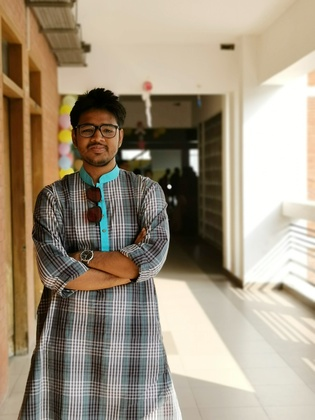
%> input picture 2/B1_160204061_Ahmad_Subaktagin_Jabir_img.jpeg, 315 x 420 px, shrunk from 2736 x 3648 before the run
$ octave B1_160204061_Ahmad_Subaktagin_Jabir.m   (GNU Octave 9; MATLAB toolbox functions it lacks are replaced by stand-ins)
%> lines starting %> are read from the running program, lines starting %| are printed output that depends on the picture
img1 = imread('B1_160204061_Ahmad_Subaktagin_Jabir_img.jpeg');
%> img1 is the input picture: size 420x315x3 uint8; mean R, G, B 162.2, 149.2, 129.3

% Grayscale Image
I = rgb2gray(img1);
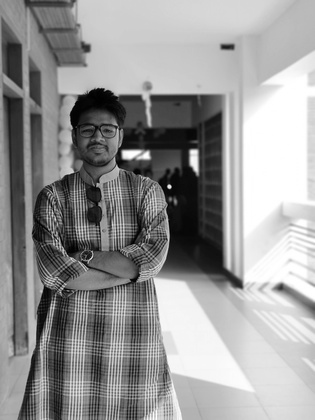
%> I: size 420x315 uint8; min 0, max 255, mean 150.8
[row, col] = size(I);
%> row = 420; col = 315
X = zeros(256, 1);
for i=1:row
    for j=1:col
        temp = I(i,j)+1;
        X(temp) = X(temp)+1;
    end
end
%> after the loop, X = 256 values, max 7927 at index 255, min 0 at index 256, mean 516.8

%Negative Image
I_neg = 255-I;
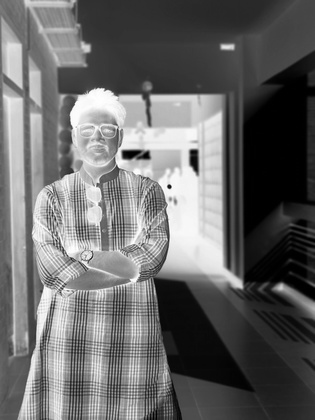
%> I_neg: size 420x315 uint8; min 0, max 255, mean 104.2
[row_neg, column_neg] = size(I_neg);
%> row_neg = 420; column_neg = 315
X_neg = zeros(1,256);
for i=1:row_neg
    for j=1:column_neg
        temp = I_neg(i, j)+1;
        X_neg(temp) = X_neg(temp)+1;
    end
end
%> after the loop, X_neg = 256 values, max 6518 at index 1, min 0 at index 256, mean 516.8

%Thresholded Image
threshold = 'Write the Threshold Value: ';
A = input(threshold);
%> the answer given: 100
I_threshold = I;
[row_threshold, column_threshold] = size(I_threshold);
%> row_threshold = 420; column_threshold = 315
for i=1:row_threshold
    for j=1:column_threshold
        if(I(i,j)>A)
            I_threshold(i, j) = I(i, j)+I(i, j)*0.5;
        else
            I_threshold(i, j) = I(i, j)-I(i, j)*0.25;
        end
    end
end
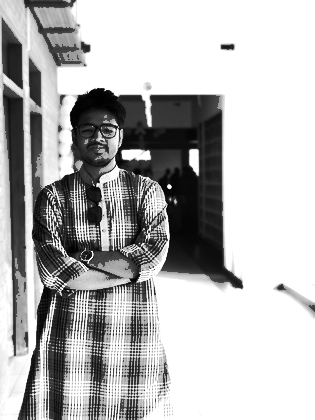
%> I_threshold: size 420x315 uint8; min 0, max 255, mean 181.9
X_thres = zeros(1, 256);
for i=1:row_threshold
    for j=1:column_threshold
        temp = I_threshold(i, j)+1;
        X_thres(temp) = X_thres(temp)+1;
    end
end
%> after the loop, X_thres = 256 values, max 65395 at index 255, min 0 at index 77, mean 516.8

% Log Transformed Image
I_log = im2double(I);
c = 1.5;
I_log = c*log(1+I_log);
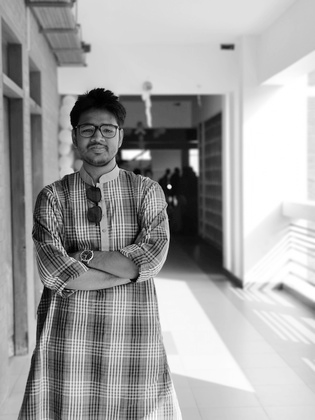
%> I_log: size 420x315 double; min 0, max 1.04, mean 0.671; drawn with min black and max white
I_log = im2uint8(I_log);
%> I_log: size 420x315 uint8
[row_log, col_log] = size(I_log);
%> row_log = 420; col_log = 315
X_log = zeros(1,256);
for i=1:row_log
    for j=1:col_log
        temp = I_log(i, j)+1;
        X_log(temp) = X_log(temp)+1;
    end
end
%> after the loop, X_log = 256 values, max 15899 at index 255, min 0 at index 3, mean 516.8

% Power Transformed Image
I_pow = im2double(I);
c = 1.5;
prompt ='Write the Gama Value: ';
Y = input(prompt);
%> the answer given: 3
I_pow = c*I_pow.^Y;
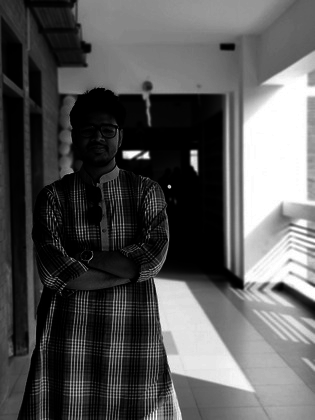
%> I_pow: size 420x315 double; min 0, max 1.5, mean 0.516; drawn with min black and max white
I_pow = im2uint8(I_pow);
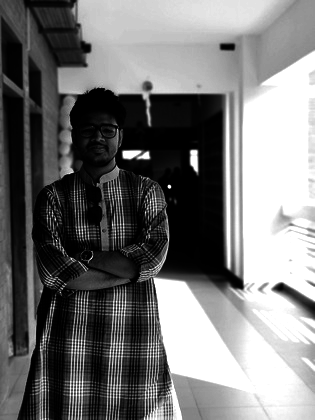
%> I_pow: size 420x315 uint8; min 0, max 255, mean 117.4
[row_pow, col_pow] = size(I_pow);
%> row_pow = 420; col_pow = 315
X_pow = zeros(1,256);
for i=1:row_pow
    for j=1:col_pow
        temp = I_pow(i, j)+1;
        X_pow(temp) = X_pow(temp)+1;
    end
end
%> after the loop, X_pow = 256 values, max 23043 at index 255, min 0 at index 50, mean 516.8

figure;
subplot(2,5,1);
imshow(I);
title('Grayscale');
subplot(2,5,2);
imshow(I_neg);
title('Negative');
subplot(2,5,3);
imshow(I_threshold);
title('Threshold');
subplot(2,5,4);
imshow(I_log);
title('Log Transformed');
subplot(2,5,5);
imshow(I_pow);
title('Power Law Transformed');
subplot(2,5,6);
bar(X);
xlabel('Gray Level');
ylabel('Pixel Count');
subplot(2,5,7);
bar(X_neg);
xlabel('Gray Level');
ylabel('Pixel Count');
subplot(2,5,8);
bar(X_thres);
xlabel('Gray Level');
ylabel('Pixel Count');
subplot(2,5,9);
bar(X_log);
xlabel('Gray Level');
ylabel('Pixel Count');
subplot(2,5,10);
bar(X_pow);
xlabel('Gray Level');
ylabel('Pixel Count');
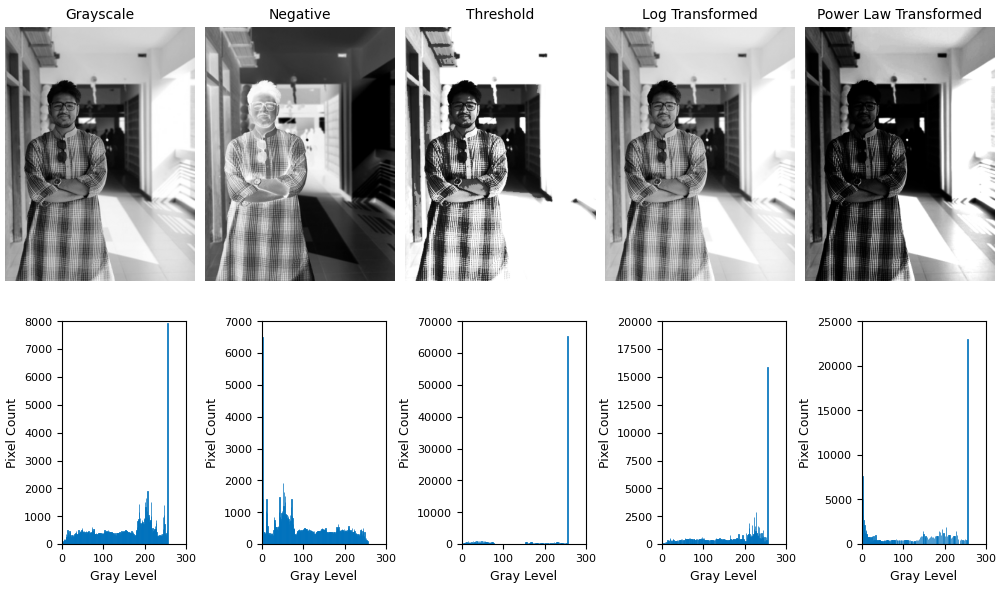
%> figure redrawn from the program's plot data, 10 panels
